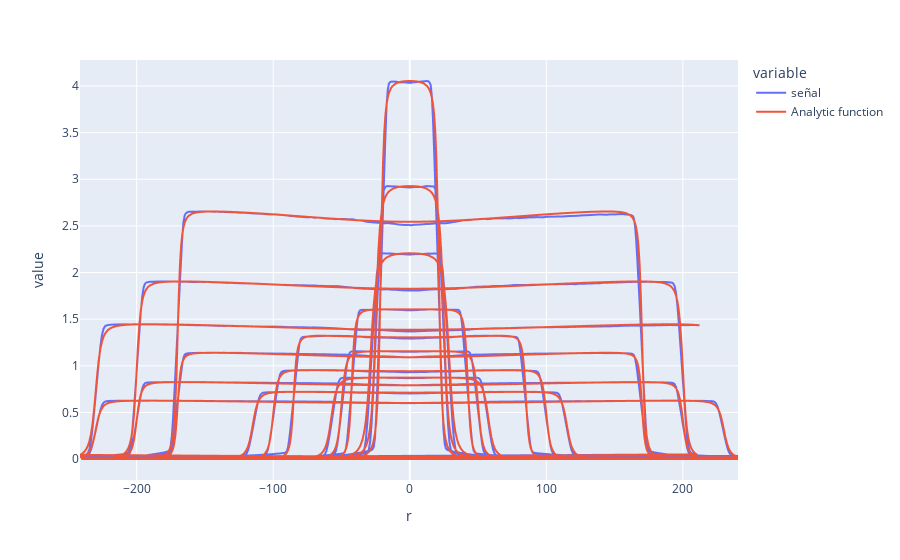

This figure's notebook cell:
### Code cell
Arg1 = (Mixed[Mixed['FFF']==0]['xpos']/2.551)/((1 + (Mixed[Mixed['FFF']==0]['xpos']/2.551)**2)**(1/2))
Arg2 = (Mixed[Mixed['FFF']==0]['xneg']/2.551)/((1 + (Mixed[Mixed['FFF']==0]['xneg']/2.551)**2)**(1/2))

Arg3 = (Mixed[Mixed['FFF']==0]['ypos']/2.551)/((1 + (Mixed[Mixed['FFF']==0]['ypos']/2.551)**2)**(1/2))
Arg4 = (Mixed[Mixed['FFF']==0]['yneg']/2.551)/((1 + (Mixed[Mixed['FFF']==0]['yneg']/2.551)**2)**(1/2))
a = Mixed[Mixed['FFF']==0]['Big Z'] * (Arg1+Arg2) * (Arg3+Arg4) * (1 + (Mixed[Mixed['FFF']==0]['Rho']**2) * (0.03973684210526316 -0.015098971606184194*Mixed[Mixed['FFF']==0]['Rho'] + 0.0006158482110660267*Mixed[Mixed['FFF']==0]['Rho']**2))

a = a.reset_index(drop=True)

MIXEDF0 = Mixed[Mixed['FFF']==0].reset_index(drop=True)



MIXEDF0['a'] = a



NewA = []
for i in np.arange(0, MIXEDF0.shape[0]):
    Limit = float(MIXEDF0.loc[i, 'Limit'])
    Area = float(MIXEDF0.loc[i, 'Area'])
    zforanalytic = float(MIXEDF0.loc[i, 'Z'])
    maxsignal = MIXEDF0[(MIXEDF0['Limit']==Limit) & (MIXEDF0['Area']==Area) & (MIXEDF0['Z']==zforanalytic)]['señal'].max()
    maxanalytic = MIXEDF0[(MIXEDF0['Limit']==Limit) & (MIXEDF0['Area']==Area) & (MIXEDF0['Z']==zforanalytic)]['a'].max()
    NewA.append(MIXEDF0.loc[i, 'a']*(maxsignal/maxanalytic))

MIXEDF0.drop('a', axis=1, inplace=True)
MIXEDF0['Analytic function'] = NewA



print(mean_absolute_error(MIXEDF0['señal'], MIXEDF0['Analytic function']))

MIXEDF0.set_index('r')[['señal', 'Analytic function']].plot()

### Figure 1 — Plotly figure (JSON) as saved in the notebook; plotly's stock layout.template omitted (floating-point values rounded to 4 significant figures; data arrays with more than 128 entries replaced by an {"elided": "..."} marker saying what was removed)
{"data": [{"hovertemplate": "variable=señal<br>r=%{x}<br>value=%{y}<extra></extra>", "legendgroup": "señal", "line": {"color": "#636efa", "dash": "solid"}, "mode": "lines", "name": "señal", "showlegend": true, "type": "scattergl", "x": {"elided": "1948 float values"}, "xaxis": "x", "y": {"elided": "1948 float values"}, "yaxis": "y"}, {"hovertemplate": "variable=Analytic function<br>r=%{x}<br>value=%{y}<extra></extra>", "legendgroup": "Analytic function", "line": {"color": "#EF553B", "dash": "solid"}, "mode": "lines", "name": "Analytic function", "showlegend": true, "type": "scattergl", "x": {"elided": "1948 float values"}, "xaxis": "x", "y": {"elided": "1948 float values"}, "yaxis": "y"}], "layout": {"legend": {"title": {"text": "variable"}, "tracegroupgap": 0}, "margin": {"t": 60}, "xaxis": {"anchor": "y", "domain": [0, 1], "title": {"text": "r"}}, "yaxis": {"anchor": "x", "domain": [0, 1], "title": {"text": "value"}}}}
